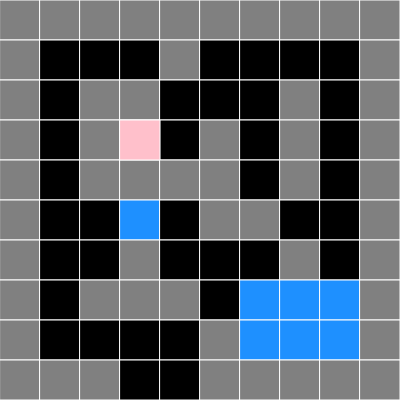
Frame 1 (no input)
Frame 60 (no input): identical to frame 1, image omitted
Frame 120 (the mouse pressed at the canvas centre since frame 60): identical to frame 1, image omitted

The p5.js sketch that drew this single still picture (run headless with seeded random() and noise() and a simulated clock; from frame 60 on, the mouse is pressed at the canvas centre):

// p5.js sketch
// ── sketch.js
const mapa = [
  [1, 1, 1, 1, 1, 1, 1, 1, 1, 1],
  [1, 0, 0, 0, 1, 0, 0, 0, 0, 1],
  [1, 0, 1, 1, 0, 0, 0, 1, 0, 1],
  [1, 0, 1, 0, 0, 1, 0, 1, 0, 1],
  [1, 0, 1, 1, 1, 1, 0, 1, 0, 1],
  [1, 0, 0, 5, 0, 1, 1, 0, 0, 1],
  [1, 0, 0, 1, 0, 0, 0, 1, 0, 1],
  [1, 0, 1, 1, 1, 0, 5, 5, 5, 1],
  [1, 0, 0, 0, 0, 1, 5, 5, 5, 1],
  [1, 1, 1, 0, 0, 1, 1, 1, 1, 1],
];
/**
 0 - nada
 1 - muro
 5 - Agua
 */

let size = 0;

let input;

let x = 3;
let y = 3;

function setup() {
  createCanvas(400, 400);

  Input.init();

  background(100);

  size = width / mapa.length;

  console.log(size);
}
function dibujarMapa(){
    for (let y = 0; y < mapa.length; y++) {
    for (let x = 0; x < mapa[y].length; x++) {
      const cell = mapa[y][x];

      stroke("white");

      if (cell == 1) {
        fill("gray");
      } else if(cell == 5){
        fill("dodgerblue");
      }else {
        fill("black");
      }

      rect(x * size, y * size, size, size);
    }
  }
}

function draw() {
  if (Input.getButtonPress("ArrowRight")) {
    if (mapa[y][x + 1] != 1) {
        x++
    }
  }else if(Input.getButtonPress("ArrowLeft")){
    if (mapa[y][x - 1] != 1) {
        x--
    }
  }else if(Input.getButtonPress("ArrowUp")){
   if (mapa[y - 1][x] != 1) {
        y--
    }
  } else if(Input.getButtonPress("ArrowDown")){
    if (mapa[y + 1][x] != 1) {
        y++
    }
  }
  

  dibujarMapa()
  fill("pink");
  rect(x * size, y * size, size, size);
}

// ── dibujarMapa.js
function dibujarMapa() {
  for (let y = 0; y < map.length; y++) {
    for (let x = 0; x < map[y].length; x++) {
      const cell = map[y][x]

      stroke("white")

      let xpos = 2 * 16
      let ypos = 0 * 16

      if (cell == 1) {
        xpos = 1 * 16
        ypos = 0 * 16
      } else if (cell == 5) {
        xpos = 3 * 16
        ypos = 1 * 16
      } else if (cell == 8) {
        xpos = 0 * 16
        ypos = 0 * 16
      }

      image(
        tiles,
        // posicion en la pantalla
        x * size,
        y * size,
        // el tamaño en la pantalla
        size,
        size,

        //
        xpos,
        ypos,

        16,
        16,
      )
      //rect(x * size, y * size, size, size)
    }
  }
}

// ── input.js
/**
 * Main Input handler module
 * @module Input
 */
class Input {
  static mouseX = 0
  static mouseY = 0

  static keyMap = new Map()
  static pressed = new Map()

  static mouseMap = new Map()
  static mousePressed = new Map()

  static init() {
    ;['keydown', 'keyup'].forEach((eventName) => {
      window.addEventListener(eventName, (event) => {
        Input.eventHandler(event)
      })
    })

    ;['mousedown', 'mouseup'].forEach((eventName) => {
      window.addEventListener(eventName, (event) => {
        Input.eventHandlerMouse(event)
      })
    })

    window.addEventListener('mousemove', (event) => {
      // Coordenadas globales (viewport)
      Input.mouseX = event.clientX
      Input.mouseY = event.clientY
    })
  }

  static getButtonPress(key) {
    if (Input.keyMap.get(key) && !Input.pressed.get(key)) {
      Input.pressed.set(key, true)
      return true
    }
    return false
  }

  static getButton(key) {
    return !!Input.keyMap.get(key)
  }

  static eventHandler(event) {
    // OJO: preventDefault global puede romper shortcuts / inputs
    // event.preventDefault()

    const input = {
      key: event.key,
      state: event.type === 'keydown' ? 1 : 0
    }

    if (Input.keyMap.get(input.key) === input.state) return

    if (!input.state) {
      Input.pressed.set(input.key, false)
    }

    Input.keyMap.set(input.key, input.state)
  }

  // Mouse
  static getClickPress(key) {
    if (Input.mouseMap.get(key) && !Input.mousePressed.get(key)) {
      Input.mousePressed.set(key, true)
      return true
    }
    return false
  }

  static getClick(key) {
    return !!Input.mouseMap.get(key)
  }

  static eventHandlerMouse(event) {
    // event.preventDefault()

    // 0 = left, 1 = middle, 2 = right
    const input = {
      key: event.button,
      state: event.type === 'mousedown' ? 1 : 0
    }

    if (Input.mouseMap.get(input.key) === input.state) return

    if (!input.state) {
      Input.mousePressed.set(input.key, false)
    }

    Input.mouseMap.set(input.key, input.state)
  }

  /**
   * Devuelve el mouse relativo a un elemento (canvas, div, etc.)
   * @param {HTMLElement} el
   */
  static getMouse(el) {
    const r = el.getBoundingClientRect()
    return {
      x: Math.round(Input.mouseX - r.left),
      y: Math.round(Input.mouseY - r.top)
    }
  }

  /**
   * Hover pero relativo a un elemento (ej: canvas)
   */
  static hover(el, position, size) {
    const m = Input.getMouse(el)

    return (
      position.x < m.x &&
      position.x + size > m.x &&
      position.y < m.y &&
      position.y + size > m.y
    )
  }
}
